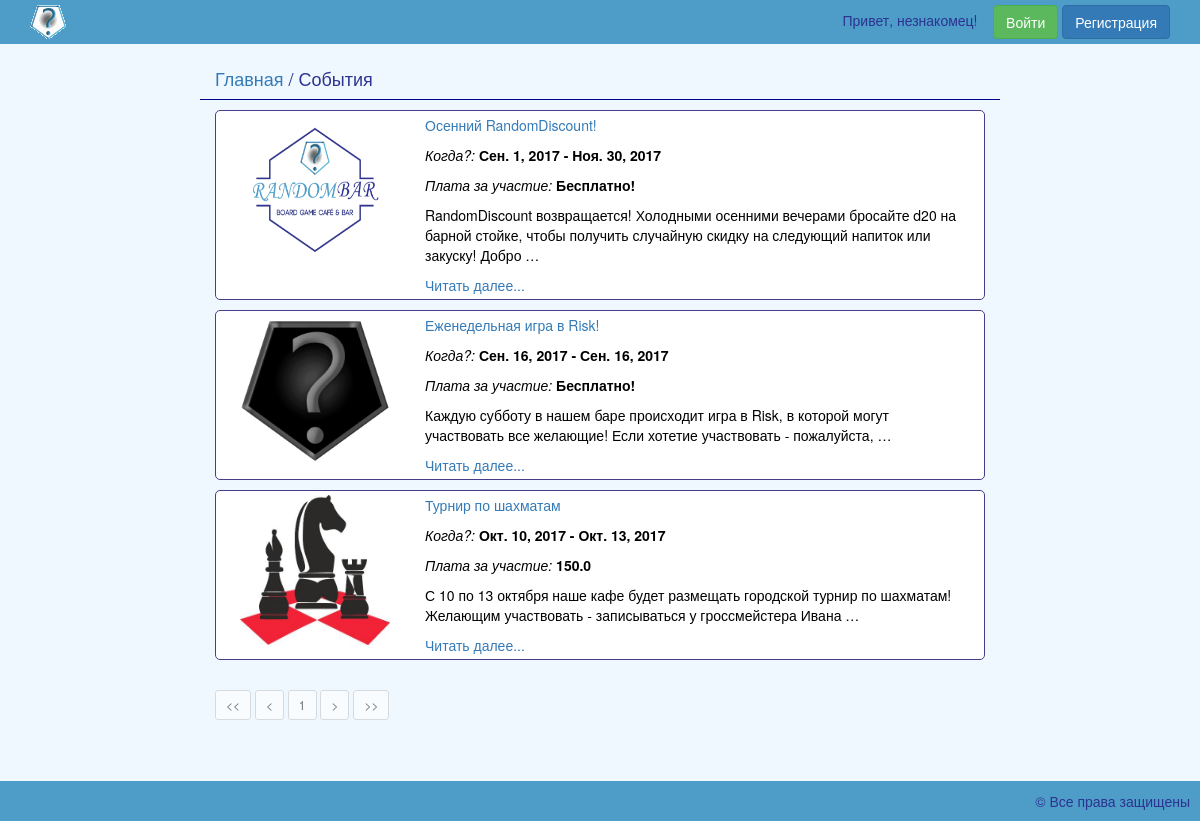
Screenshot of /events/ with the database file from the repository.
### content_app/models.py (models this page shows, shortened)
class Event(models.Model):
    name = models.CharField(verbose_name='Название', max_length=100)
    description = models.CharField(verbose_name='Описание', max_length=500, blank=True, null=True)
    photo = models.ImageField(verbose_name='Фото', upload_to='img/', blank=True, null=True)
    date_start = models.DateField(verbose_name='Дата начала')
    date_end = models.DateField(verbose_name='Дата окончания')
    price = models.FloatField(verbose_name='Плата за участие', blank=True, null=True)
    game = models.ForeignKey(BoardGame, verbose_name='Игра', blank=True, null=True)

### content_app/views.py (the view)
# urls.py: url(r'^events/$', events_list, name='events_list'),
def events_list(request):
    events = Event.objects.all().order_by('date_start')
    paginator = Paginator(events, 5)
    page = request.GET.get('page')
    try:
        entries = paginator.page(page)
    except PageNotAnInteger:
        entries = paginator.page(1)
    except EmptyPage:
        entries = paginator.page(paginator.num_pages)
    num_pages = list(range(1, paginator.num_pages + 1))
    form = None
    if request.user.is_superuser:
        form = EventForm()
    return render(request, 'event_list.html', {'entries_list': entries, 'form': form, 'pages': num_pages})

### templates/event_list.html (shortened to what this page needs)
{% extends 'base.html' %}
{% load staticfiles %}
{% block content %}
<div class="main-content">
    <div class="col-md-12">
        <div class="row">
            <div class="col-md-8 col-md-offset-2">
                <div class="row bottom-border">
                    <div class="col-md-12 top-padding-15">
                        <span class="pull-left">
                            <h4><a href="{% url 'main' %}">Главная</a> / События</h4>
                        </span>
                    </div>
                </div>
                {% for entry in entries_list %}
                    <div class="box row">
                        <div class="col-md-3">
                            <img src="{% if entry.photo %}{{ entry.photo.url }}
                                      {% else %}{% static 'img/bar_logo_bw_200.gif' %}
                                      {% endif %}" class="list-image"
                                 alt="{{ entry.name }}"/>
                        </div>
                        <div class="col-md-9">
                            <p><a href="{% url 'events_entry' entry.id %}">{{ entry.name }}</a></p>
                            <p><i>Когда?:</i> <b>{{ entry.date_start }} - {{ entry.date_end }}</b></p>
                            <p><i>Плата за участие:</i> <b>{{ entry.price|default_if_none:"Бесплатно!" }}</b></p>
                            <p>{{ entry.description|truncatewords:"20" }}</p>
                            {% if entry.description|wordcount > 20 %}
                                <a href="{% url 'events_entry' entry.id %}">Читать далее...</a>
                            {% endif %}
                        </div>
                    </div>
                {% endfor %}
                {% include 'inc-pagination.html' %}
            </div>
        </div>
    </div>
</div>
{% endblock %}

### static/css/style.css (style rules this page uses)
html { height: 100%; }
body { background-color: aliceblue; height: 100%; display: flex; flex-direction: column; color: #2C3390; }
.top-padding-15 { padding-top: 15px; }
.box { border: 1px solid darkslateblue; margin: 10px auto; padding: 4px; background-color: white; border-radius: 5px; }
.box img { display: block; margin: auto; }
.box p { color: #000000; }
.bottom-border { border-bottom: 1px solid darkblue; margin-bottom: 10px; }
.list-image { max-width: 200px; max-height: 200px; }
@media (min-width: 975px) { .list-image { width: 150px; height: 150px; } }

### rows the page displays
Event: photo (picture), name "Осенний RandomDiscount!", date_start "Сен. 1, 2017", date_end "Ноя. 30, 2017", price "Бесплатно!", description "RandomDiscount возвращается! Холодными осенними вечерами бросайте d20 на барной стойке, чтобы получить случайную скидку на следующий напиток или закуску! Добро …", shows "Читать далее..."
Event: shows a picture, name "Еженедельная игра в Risk!", date_start "Сен. 16, 2017", date_end "Сен. 16, 2017", price "Бесплатно!", description "Каждую субботу в нашем баре происходит игра в Risk, в которой могут участвовать все желающие! Если хотетие участвовать - пожалуйста, …", shows "Читать далее..."
Event: photo (picture), name "Турнир по шахматам", date_start "Окт. 10, 2017", date_end "Окт. 13, 2017", price "150.0", description "С 10 по 13 октября наше кафе будет размещать городской турнир по шахматам! Желающим участвовать - записываться у гроссмейстера Ивана …", shows "Читать далее..."

### other values shown
{{ entries_list.number }} "1"
